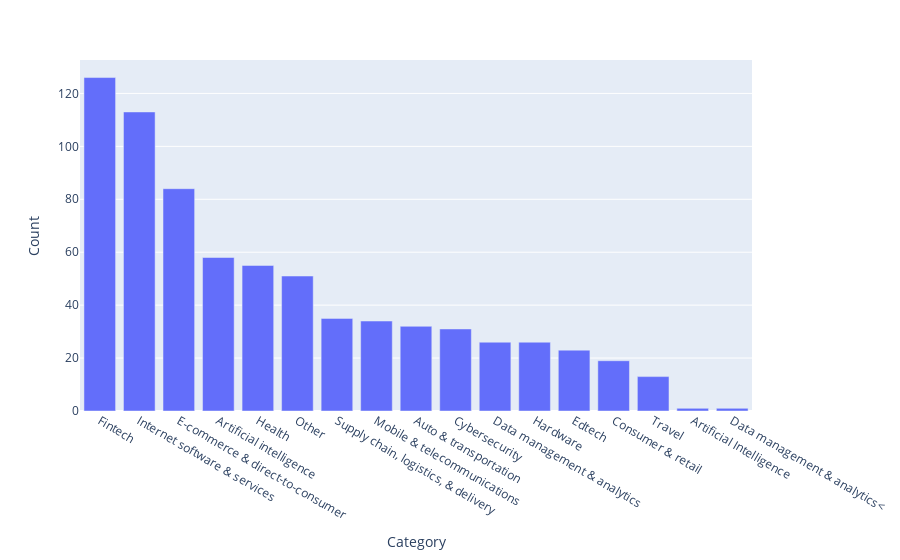

The cell this chart's notebook holds for it:
### Code cell
# Bar chart showing each count of each category
category_fig = px.bar(df_unicorn_category, x='Category', y="Count")
category_fig.show()

### Figure 1 — Plotly figure (JSON) as saved in the notebook; plotly's stock layout.template omitted (floating-point values rounded to 4 significant figures)
{"data": [{"alignmentgroup": "True", "hovertemplate": "Category=%{x}<br>Count=%{y}<extra></extra>", "legendgroup": "", "marker": {"color": "#636efa", "pattern": {"shape": ""}}, "name": "", "offsetgroup": "", "orientation": "v", "showlegend": false, "textposition": "auto", "type": "bar", "x": ["Fintech", "Internet software & services", "E-commerce & direct-to-consumer", "Artificial intelligence", "Health", "Other", "Supply chain, logistics, & delivery", "Mobile & telecommunications", "Auto & transportation", "Cybersecurity", "Data management & analytics", "Hardware", "Edtech", "Consumer & retail", "Travel", "Artificial Intelligence", "Data management & analytics<"], "xaxis": "x", "y": [126, 113, 84, 58, 55, 51, 35, 34, 32, 31, 26, 26, 23, 19, 13, 1, 1], "yaxis": "y"}], "layout": {"autosize": true, "barmode": "relative", "legend": {"tracegroupgap": 0}, "margin": {"t": 60}, "xaxis": {"anchor": "y", "autorange": true, "domain": [0, 1], "range": [-0.5, 16.5], "title": {"text": "Category"}, "type": "category"}, "yaxis": {"anchor": "x", "autorange": true, "domain": [0, 1], "range": [0, 132.6], "title": {"text": "Count"}, "type": "linear"}}}
